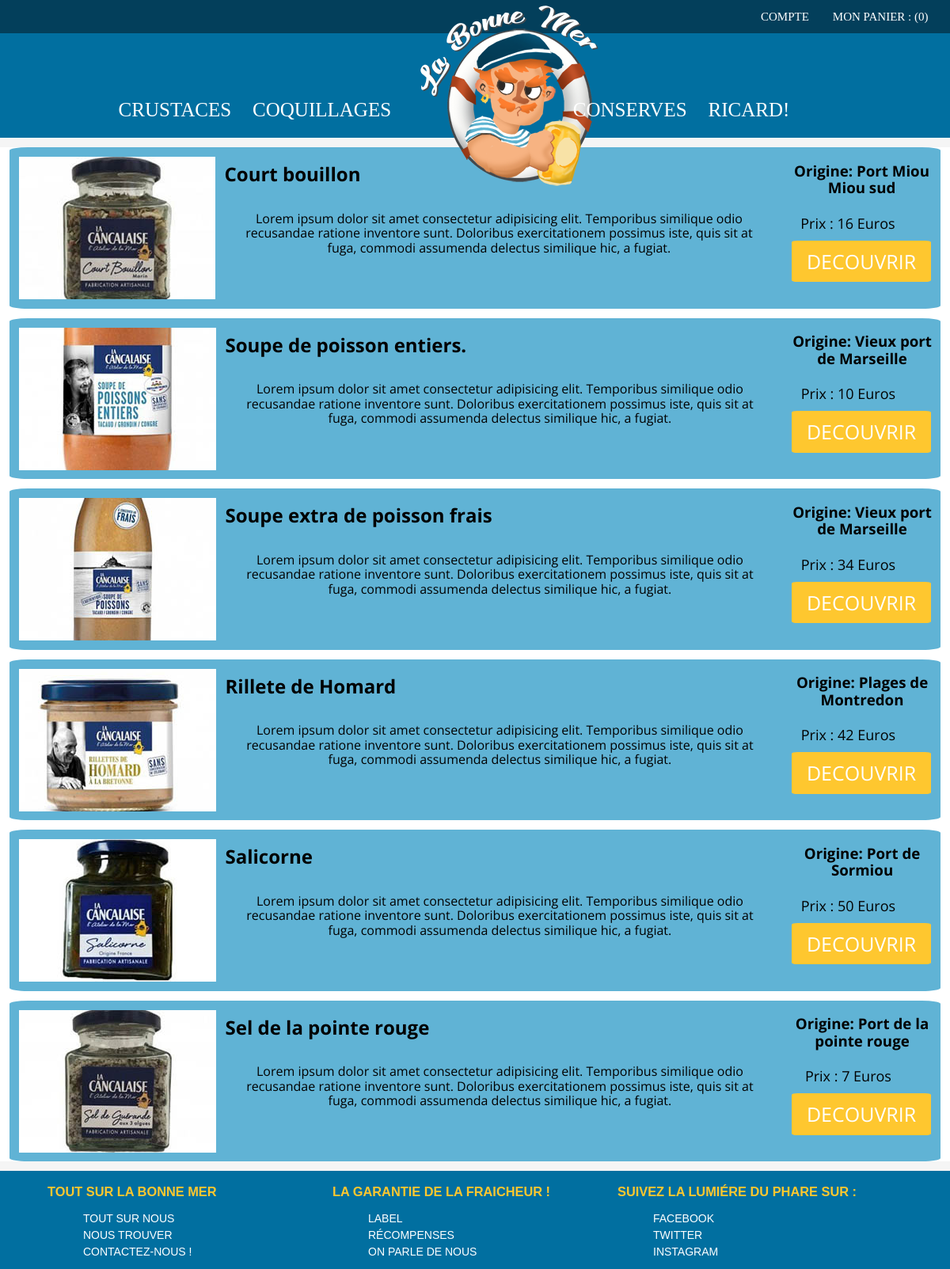
Page /index.php?controller=products&task=list&category=3 on the committed database.
### tables this page shows
CREATE TABLE IF NOT EXISTS `product` (
  `prod_id` int(10) UNSIGNED NOT NULL AUTO_INCREMENT,
  `prod_name` varchar(255) DEFAULT NULL,
  `prod_origin` varchar(100) NOT NULL,
  `prod_synopsis` text NOT NULL,
  `prod_description` text,
  `prod_price` double UNSIGNED DEFAULT NULL,
  `prod_picture` varchar(255) DEFAULT NULL,
  `prod_category` varchar(100) NOT NULL,
  PRIMARY KEY (`prod_id`)
);

### libraries/controllers/Controller.php (called while the page is built, shortened)
<?php
abstract class Controller {
    public function __construct(){
        $this->model = new $this->modelName();
    }
}

### libraries/autoload.php (called while the page is built, shortened)
<?php
spl_autoload_register(function($className){
    $className = str_replace("\\", "/", $className);
});

### libraries/Database.php (called while the page is built)
<?php
class Database {
    private static $instance = null;
    public static function getPdo(): PDO
    {
        if(self::$instance === null)
        {
            self::$instance = new PDO('mysql:host=localhost;dbname=labonnemer;charset=utf8', 'root', '', [
                PDO::ATTR_ERRMODE => PDO::ERRMODE_EXCEPTION,
                PDO::ATTR_DEFAULT_FETCH_MODE => PDO::FETCH_ASSOC
            ]);
        }
        return self::$instance;
    }
}

### libraries/models/Model.php (called while the page is built, shortened)
<?php
abstract class Model
{
    protected $pdo;
    protected $table;
    public function __construct()
    {
        $this->pdo = \Database::getPdo();
    }
    public function findAllByCategory(int $category)
    {
        $query = $this->pdo->prepare("SELECT * FROM {$this->table} WHERE prod_category = :prod_category");
        $query->execute(['prod_category' => $category]);
        $item = $query->fetchAll();
        return $item;
    }
}

### libraries/controllers/Products.php (called while the page is built, shortened)
<?php
require_once('libraries/autoload.php');
class Products extends Controller {
    public function list(){
        $products = $this->model->findAllByCategory($_GET['category']);
        \Renderer::render('products', compact('pageTitle', 'products'));
    }
}

### libraries/Application.php (called while the page is built, shortened)
<?php
class Application {
    public static function process()
    {
        $task = "index";
        if(!empty($_GET['task'])) {
            $task = $_GET['task'];
        }
        $controller = new $controllerName();
        $controller->$task();
    }
}

### index.php (called while the page is built)
<?php
 require_once('libraries/autoload.php');
 \Application::process();

### libraries/Renderer.php (called while the page is built, shortened)
<?php
class Renderer {
   public static function render(string $path, array $variables = []) {
        extract($variables);
        require('templates/' .$path . '.html.php');
        require_once('templates/layout.html.php');
    }
}

### templates/products.html.php (the view)
<?php foreach( $products as $product) : ?>
<article class="products">
    <img src="public/img/thumbnails/<?=  $product['prod_picture'] ?>" alt="Image du produit">
    <h2><?= $product['prod_name'] ?></h2>
    <h3>Origine: <?= $product['prod_origin'] ?></h3>
    <p><?=  $product['prod_synopsis'] ?></p>
    <em>Prix : <?=  $product['prod_price'] ?> Euros </em>
    <a href="index.php?controller=product&task=find&category=1&id=<?=  $product['prod_id'] ?>">decouvrir</a>
</article>
<?php endforeach ?>

### public/css/style.css (style rules this page uses)
* { box-sizing: border-box; outline: none; }
html { font-size: 62.5% }
body { background-color: #f5f5f5; color:black; font-size: 1.6rem; }
img { max-width: 100%; }
a { color: white; text-decoration: none; }
h2:nth-child(even) { text-align: left; }
.products { background-color: #60b3d5; margin: 0 auto; text-align: center; border-radius: 2%; height: 20%; margin: 1%; overflow: hidden; }
.products img { float: left; margin: 1%; clear:both }
.products h2 { float: left; width: 60%; }
.products p { margin: 0 0 0 2%; float: left; width: 55%; }
.products em { display: block; margin-top: 2%; font-style: normal; font-size: 1.8rem; }
.products a , .product a { background-color: #fec72f; text-transform: uppercase; width: 15%; margin: 1%; padding: 1%; font-size: 2.5rem; border-radius: 4%; }
.products a { float: right; }

### rows in the picture
product: prod_picture (picture), prod_name "Court bouillon", prod_origin "Port Miou Miou sud", prod_synopsis "Lorem ipsum dolor sit amet consectetur adipisicing elit. Temporibus similique odio recusandae ratione inventore sunt. Doloribus exercitationem possimus iste, quis sit at fuga, commodi assumenda delectus similique hic, a fugiat.", prod_price "16"
product: prod_picture (picture), prod_name "Soupe de poisson entiers.", prod_origin "Vieux port de Marseille", prod_synopsis "Lorem ipsum dolor sit amet consectetur adipisicing elit. Temporibus similique odio recusandae ratione inventore sunt. Doloribus exercitationem possimus iste, quis sit at fuga, commodi assumenda delectus similique hic, a fugiat.", prod_price "10"
product: prod_picture (picture), prod_name "Soupe extra de poisson frais", prod_origin "Vieux port de Marseille", prod_synopsis "Lorem ipsum dolor sit amet consectetur adipisicing elit. Temporibus similique odio recusandae ratione inventore sunt. Doloribus exercitationem possimus iste, quis sit at fuga, commodi assumenda delectus similique hic, a fugiat.", prod_price "34"
product: prod_picture (picture), prod_name "Rillete de Homard", prod_origin "Plages de Montredon", prod_synopsis "Lorem ipsum dolor sit amet consectetur adipisicing elit. Temporibus similique odio recusandae ratione inventore sunt. Doloribus exercitationem possimus iste, quis sit at fuga, commodi assumenda delectus similique hic, a fugiat.", prod_price "42"
product: prod_picture (picture), prod_name "Salicorne", prod_origin "Port de Sormiou", prod_synopsis "Lorem ipsum dolor sit amet consectetur adipisicing elit. Temporibus similique odio recusandae ratione inventore sunt. Doloribus exercitationem possimus iste, quis sit at fuga, commodi assumenda delectus similique hic, a fugiat.", prod_price "50"
product: prod_picture (picture), prod_name "Sel de la pointe rouge", prod_origin "Port de la pointe rouge", prod_synopsis "Lorem ipsum dolor sit amet consectetur adipisicing elit. Temporibus similique odio recusandae ratione inventore sunt. Doloribus exercitationem possimus iste, quis sit at fuga, commodi assumenda delectus similique hic, a fugiat.", prod_price "7"
